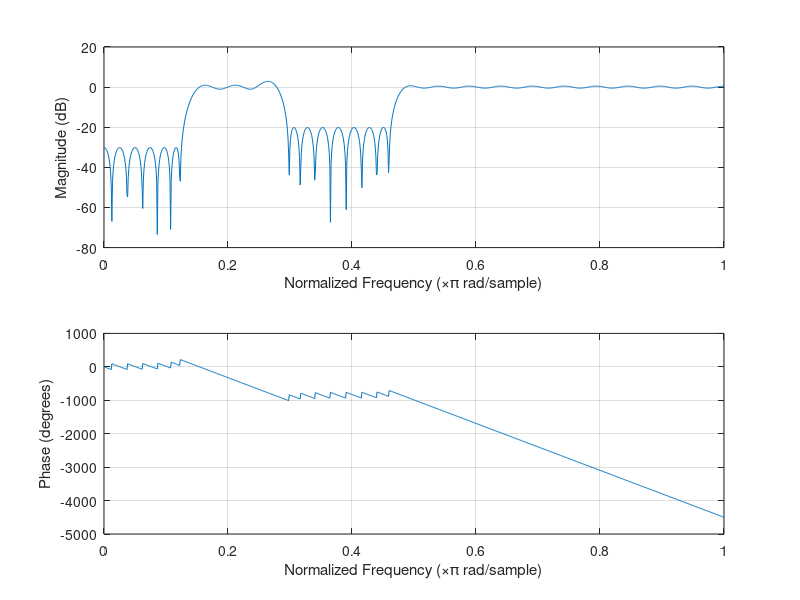

MATLAB code for this plot:
rs1 = 30
rs2 = 20
rp1 = 2
rp2 = 1

fs = 1
f = [0.125/2,0.15/2,0.25/2,0.3/2,0.45/2,0.5/2]
dev = [10^(-rs1/20),(10^(rp1/20)-1)/(10^(rp1/20)+1),10^(-rs2/20),(10^(rp2/20)-1)/(10^(rp2/20)+1)]
a = [0,1,0,1]

[n,fo,ao,w] = firpmord(f,a,dev,fs);
b = firpm(n,fo,ao,w);
freqz(b,1,1024)
